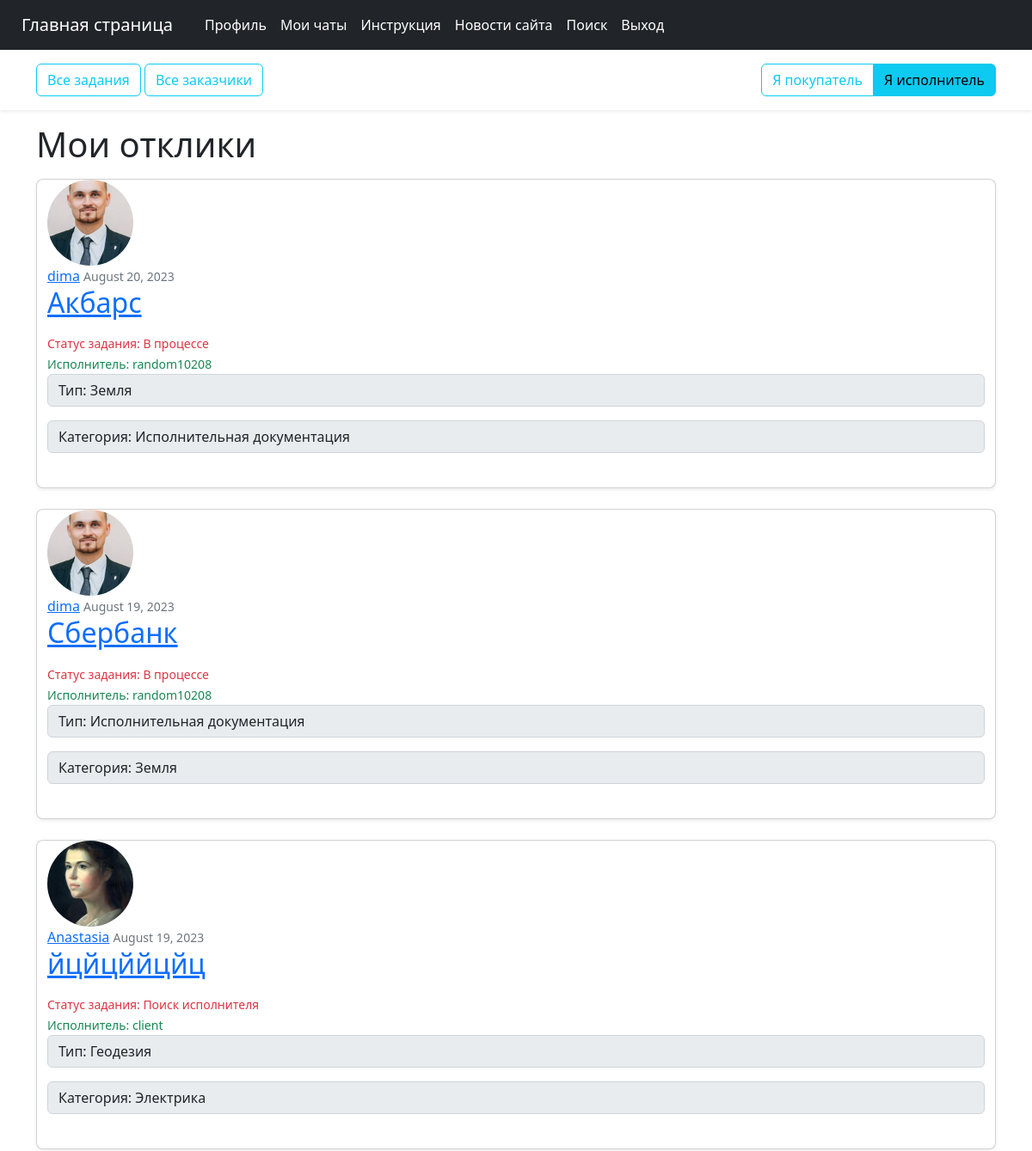
Page /user/random10208/my_offers (signed in, upper part) on the earlier database version.
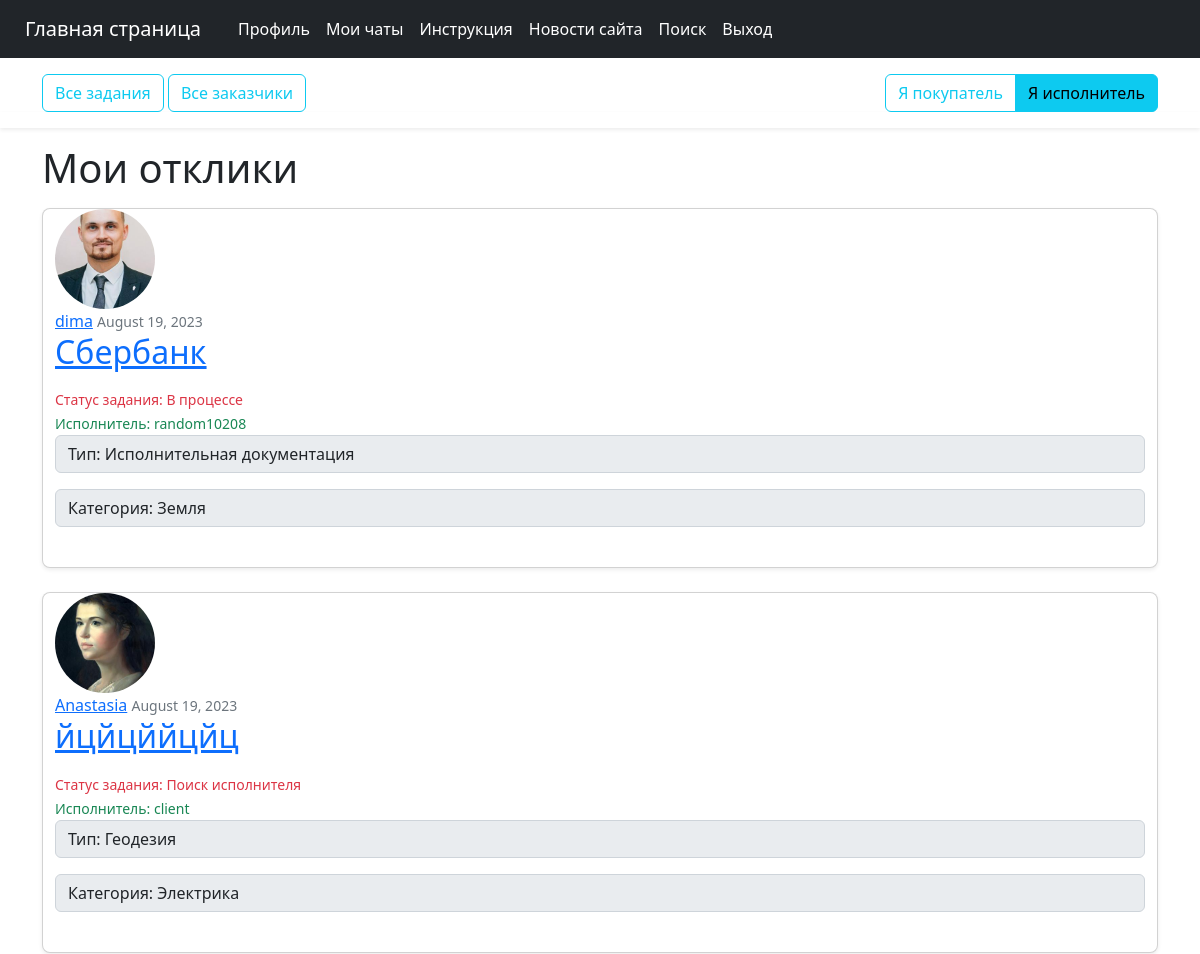
Same page on the later database version.
### users/models.py (models this page shows, shortened)
class Candidate(models.Model):
    worker = models.ForeignKey(Worker, on_delete=models.CASCADE)
    task = models.ForeignKey(Task, on_delete=models.CASCADE)
    offer = models.TextField(null=True)

class Profile(models.Model):
    user = models.OneToOneField(User, on_delete=models.CASCADE)
    image = models.ImageField(default='default.jpg', upload_to='profile_pics')

### searchwork/models.py (models this page shows, shortened)
class Task(models.Model):
    title = models.CharField(max_length=100)
    content = models.TextField()
    date_posted = models.DateTimeField(default=timezone.now)
    author = models.ForeignKey(User, on_delete=models.CASCADE, related_name="client_user")
    worker = models.ForeignKey(User, on_delete=models.SET_NULL, null=True, related_name="worker_user")
    status = models.CharField(max_length=200, choices=STATUS_CHOICES, default='Поиск исполнителя')
    budget = models.DecimalField(max_digits=18, decimal_places=2, default=0.00)
    type = models.CharField(max_length=200, choices=TYPE_CHOICES, null=False, default='Исполнительная документация')
    category = models.CharField(max_length=200, choices=CATEGORY_CHOICES, null=False, default='Земля')

### searchwork/views.py (the view)
# urls.py: path('user/<str:username>/my_offers', OfferListView.as_view(), name='my-offers'),
class OfferListView(ListView):
    model = Candidate
    template_name = 'searchwork/my_offers.html'  # <app>/<model>_<viewtype>.html
    context_object_name = 'offers'
    paginate_by = 10
    def get_queryset(self):
        worker = self.request.user.worker
        return Candidate.objects.filter(worker=worker).order_by('-task')

### searchwork/templates/searchwork/my_offers.html (shortened to what this page needs)
{% extends "searchwork/base_worker.html" %}
{% block content %}
    {% if offers %}
    <h1 class="mb-3">Мои отклики</h1>
    {% for offer in offers %}
        <div class="card mb-4 rounded-3 shadow-sm">
            <article class="container mb-4">
              <img class="rounded-circle article-img" src="{{ offer.task.author.profile.image.url }}" width="100" height="100" alt="аватар заказчика">
              <div class="media-body">
                    <div class="article-metadata">
                      <a class="mr-2" href="{% url 'client-profile' offer.task.author.client.id %}">{{ offer.task.author }}</a>
                      <small class="text-muted">{{ offer.task.date_posted|date:"F d, Y" }}</small>
                    </div>
                    <h2><a class="article-title" href="{% url 'task-detail' offer.task.id %}">{{ offer.task.title }}</a></h2>
                    <small class="text-danger">Статус задания: {{ offer.task.status }}</small><br>
                    <small class="text-success">Исполнитель: {{ offer.task.worker }}</small>
                  <p class="input-group-text">Тип: {{ offer.task.type }}</p>
                  <p class="input-group-text">Категория: {{ offer.task.category }}</p>
              </div>
            </article>
        </div>
    {% endfor %}
{% else %}
<h1>Вы пока не откликались на задания.</h1>
        {% endif %}
{% endblock content %}

Differences in the rows shown:
removed Candidate: task.author.profile.image (picture), task.author "dima", task.date_posted "August 20, 2023", task "Акбарс", task.status "В процессе", task.worker "random10208", task.type "Земля", task.category "Исполнительная документация"
